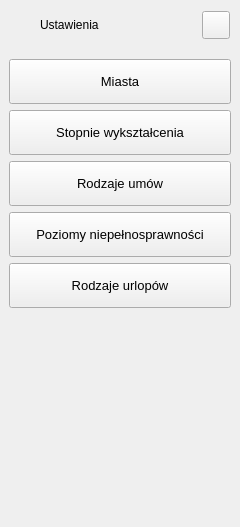
        <widget class="QFrame" name="extraLeftBox">
         <property name="minimumSize">
          <size>
           <width>0</width>
           <height>0</height>
          </size>
         </property>
         <property name="maximumSize">
          <size>
           <width>0</width>
           <height>16777215</height>
          </size>
         </property>
         <property name="frameShape">
          <enum>QFrame::NoFrame</enum>
         </property>
         <property name="frameShadow">
          <enum>QFrame::Raised</enum>
         </property>
         <layout class="QVBoxLayout" name="extraColumLayout">
          <property name="spacing">
           <number>0</number>
          </property>
          <property name="leftMargin">
           <number>0</number>
          </property>
          <property name="topMargin">
           <number>0</number>
          </property>
          <property name="rightMargin">
           <number>0</number>
          </property>
          <property name="bottomMargin">
           <number>0</number>
          </property>
          <item>
           <widget class="QFrame" name="extraTopBg">
            <property name="minimumSize">
             <size>
              <width>0</width>
              <height>50</height>
             </size>
            </property>
            <property name="maximumSize">
             <size>
              <width>16777215</width>
              <height>50</height>
             </size>
            </property>
            <property name="frameShape">
             <enum>QFrame::NoFrame</enum>
            </property>
            <property name="frameShadow">
             <enum>QFrame::Raised</enum>
            </property>
            <layout class="QVBoxLayout" name="verticalLayout_5">
             <property name="spacing">
              <number>0</number>
             </property>
             <property name="leftMargin">
              <number>0</number>
             </property>
             <property name="topMargin">
              <number>0</number>
             </property>
             <property name="rightMargin">
              <number>0</number>
             </property>
             <property name="bottomMargin">
              <number>0</number>
             </property>
             <item>
              <layout class="QGridLayout" name="extraTopLayout">
               <property name="leftMargin">
                <number>10</number>
               </property>
               <property name="rightMargin">
                <number>10</number>
               </property>
               <property name="horizontalSpacing">
                <number>10</number>
               </property>
               <property name="verticalSpacing">
                <number>0</number>
               </property>
               <item row="0" column="0">
                <widget class="QFrame" name="extraIcon">
                 <property name="minimumSize">
                  <size>
                   <width>20</width>
                   <height>0</height>
                  </size>
                 </property>
                 <property name="maximumSize">
                  <size>
                   <width>20</width>
                   <height>20</height>
                  </size>
                 </property>
                 <property name="frameShape">
                  <enum>QFrame::NoFrame</enum>
                 </property>
                 <property name="frameShadow">
                  <enum>QFrame::Raised</enum>
                 </property>
                </widget>
               </item>
               <item row="0" column="1">
                <widget class="QLabel" name="extraLabel">
                 <property name="minimumSize">
                  <size>
                   <width>150</width>
                   <height>0</height>
                  </size>
                 </property>
                 <property name="text">
                  <string>Ustawienia</string>
                 </property>
                </widget>
               </item>
               <item row="0" column="2">
                <widget class="QPushButton" name="extraCloseColumnBtn">
                 <property name="minimumSize">
                  <size>
                   <width>28</width>
                   <height>28</height>
                  </size>
                 </property>
                 <property name="maximumSize">
                  <size>
                   <width>28</width>
                   <height>28</height>
                  </size>
                 </property>
                 <property name="cursor">
                  <cursorShape>PointingHandCursor</cursorShape>
                 </property>
                 <property name="toolTip">
                  <string>Close left box</string>
                 </property>
                 <property name="text">
                  <string/>
                 </property>
                 <property name="icon">
                  <iconset resource="../../Modern_GUI_PyDracula_PySide6_or_PyQt6-master/resources.qrc">
                   <normaloff>:/icons/images/icons/icon_close.png</normaloff>:/icons/images/icons/icon_close.png</iconset>
                 </property>
                 <property name="iconSize">
                  <size>
                   <width>20</width>
                   <height>20</height>
                  </size>
                 </property>
                </widget>
               </item>
              </layout>
             </item>
            </layout>
           </widget>
          </item>
          <item>
           <widget class="QFrame" name="extraContent">
            <property name="frameShape">
             <enum>QFrame::NoFrame</enum>
            </property>
            <property name="frameShadow">
             <enum>QFrame::Raised</enum>
            </property>
            <layout class="QVBoxLayout" name="verticalLayout_12">
             <property name="spacing">
              <number>0</number>
             </property>
             <property name="leftMargin">
              <number>0</number>
             </property>
             <property name="topMargin">
              <number>0</number>
             </property>
             <property name="rightMargin">
              <number>0</number>
             </property>
             <property name="bottomMargin">
              <number>0</number>
             </property>
             <item alignment="Qt::AlignTop">
              <widget class="QFrame" name="extraTopMenu">
               <property name="baseSize">
                <size>
                 <width>0</width>
                 <height>0</height>
                </size>
               </property>
               <property name="frameShape">
                <enum>QFrame::NoFrame</enum>
               </property>
               <property name="frameShadow">
                <enum>QFrame::Raised</enum>
               </property>
               <layout class="QVBoxLayout" name="verticalLayout">
                <item>
                 <widget class="QPushButton" name="btn2_settings_cities">
                  <property name="sizePolicy">
                   <sizepolicy hsizetype="Expanding" vsizetype="Fixed">
                    <horstretch>0</horstretch>
                    <verstretch>0</verstretch>
                   </sizepolicy>
                  </property>
                  <property name="minimumSize">
                   <size>
                    <width>0</width>
                    <height>45</height>
                   </size>
                  </property>
                  <property name="font">
                   <font>
                    <pointsize>10</pointsize>
                    <italic>false</italic>
                    <bold>false</bold>
                   </font>
                  </property>
                  <property name="cursor">
                   <cursorShape>PointingHandCursor</cursorShape>
                  </property>
                  <property name="layoutDirection">
                   <enum>Qt::LeftToRight</enum>
                  </property>
                  <property name="styleSheet">
                   <string notr="true">background-image: url(:/icons/images/icons/cil-map.png);</string>
                  </property>
                  <property name="text">
                   <string>Miasta</string>
                  </property>
                 </widget>
                </item>
                <item>
                 <widget class="QPushButton" name="btn3_settings_education">
                  <property name="sizePolicy">
                   <sizepolicy hsizetype="Expanding" vsizetype="Fixed">
                    <horstretch>0</horstretch>
                    <verstretch>0</verstretch>
                   </sizepolicy>
                  </property>
                  <property name="minimumSize">
                   <size>
                    <width>0</width>
                    <height>45</height>
                   </size>
                  </property>
                  <property name="font">
                   <font>
                    <pointsize>10</pointsize>
                    <italic>false</italic>
                    <bold>false</bold>
                   </font>
                  </property>
                  <property name="cursor">
                   <cursorShape>PointingHandCursor</cursorShape>
                  </property>
                  <property name="layoutDirection">
                   <enum>Qt::LeftToRight</enum>
                  </property>
                  <property name="styleSheet">
                   <string notr="true">background-image: url(:/icons/images/icons/cil-layers.png);</string>
                  </property>
                  <property name="text">
                   <string>Stopnie wykształcenia</string>
                  </property>
                 </widget>
                </item>
                <item>
                 <widget class="QPushButton" name="btn4_settings_agreements">
                  <property name="sizePolicy">
                   <sizepolicy hsizetype="Expanding" vsizetype="Fixed">
                    <horstretch>0</horstretch>
                    <verstretch>0</verstretch>
                   </sizepolicy>
                  </property>
                  <property name="minimumSize">
                   <size>
                    <width>0</width>
                    <height>45</height>
                   </size>
                  </property>
                  <property name="font">
                   <font>
                    <pointsize>10</pointsize>
                    <italic>false</italic>
                    <bold>false</bold>
                   </font>
                  </property>
                  <property name="cursor">
                   <cursorShape>PointingHandCursor</cursorShape>
                  </property>
                  <property name="layoutDirection">
                   <enum>Qt::LeftToRight</enum>
                  </property>
                  <property name="styleSheet">
                   <string notr="true">background-image: url(:/icons/images/icons/cil-notes.png);</string>
                  </property>
                  <property name="text">
                   <string>Rodzaje umów</string>
                  </property>
                 </widget>
                </item>
                <item>
                 <widget class="QPushButton" name="btn5_settings_invalids">
                  <property name="sizePolicy">
                   <sizepolicy hsizetype="Expanding" vsizetype="Fixed">
                    <horstretch>0</horstretch>
                    <verstretch>0</verstretch>
                   </sizepolicy>
                  </property>
                  <property name="minimumSize">
                   <size>
                    <width>0</width>
                    <height>45</height>
                   </size>
                  </property>
                  <property name="font">
                   <font>
                    <pointsize>10</pointsize>
                    <italic>false</italic>
                    <bold>false</bold>
                   </font>
                  </property>
                  <property name="cursor">
                   <cursorShape>PointingHandCursor</cursorShape>
                  </property>
                  <property name="layoutDirection">
                   <enum>Qt::LeftToRight</enum>
                  </property>
                  <property name="styleSheet">
                   <string notr="true">background-image: url(:/icons/images/icons/cil-medical-cross.png);</string>
                  </property>
                  <property name="text">
                   <string>Poziomy niepełnosprawności</string>
                  </property>
                 </widget>
                </item>
                <item>
                 <widget class="QPushButton" name="btn6_settings_urlops">
                  <property name="sizePolicy">
                   <sizepolicy hsizetype="Expanding" vsizetype="Fixed">
                    <horstretch>0</horstretch>
                    <verstretch>0</verstretch>
                   </sizepolicy>
                  </property>
                  <property name="minimumSize">
                   <size>
                    <width>0</width>
                    <height>45</height>
                   </size>
                  </property>
                  <property name="font">
                   <font>
                    <pointsize>10</pointsize>
                    <italic>false</italic>
                    <bold>false</bold>
                   </font>
                  </property>
                  <property name="cursor">
                   <cursorShape>PointingHandCursor</cursorShape>
                  </property>
                  <property name="layoutDirection">
                   <enum>Qt::LeftToRight</enum>
                  </property>
                  <property name="styleSheet">
                   <string notr="true">background-image: url(:/icons/images/icons/cil-airplane-mode.png);</string>
                  </property>
                  <property name="text">
                   <string>Rodzaje urlopów</string>
                  </property>
                 </widget>
                </item>
               </layout>
              </widget>
             </item>
             <item>
              <widget class="QFrame" name="extraCenter">
               <property name="frameShape">
                <enum>QFrame::NoFrame</enum>
               </property>
               <property name="frameShadow">
                <enum>QFrame::Raised</enum>
               </property>
               <layout class="QVBoxLayout" name="verticalLayout_10">
                <item>
                 <widget class="QTextEdit" name="textEdit">
                  <property name="minimumSize">
                   <size>
                    <width>222</width>
                    <height>0</height>
                   </size>
                  </property>
                  <property name="styleSheet">
                   <string notr="true">background: transparent;</string>
                  </property>
                  <property name="frameShape">
                   <enum>QFrame::NoFrame</enum>
                  </property>
                  <property name="readOnly">
                   <bool>true</bool>
                  </property>
                  <property name="markdown">
                   <string/>
                  </property>
                  <property name="html">
                   <string>&lt;!DOCTYPE HTML PUBLIC &quot;-//W3C//DTD HTML 4.0//EN&quot; &quot;http://www.w3.org/TR/REC-html40/strict.dtd&quot;&gt;
&lt;html&gt;&lt;head&gt;&lt;meta name=&quot;qrichtext&quot; content=&quot;1&quot; /&gt;&lt;meta charset=&quot;utf-8&quot; /&gt;&lt;style type=&quot;text/css&quot;&gt;
p, li { white-space: pre-wrap; }
&lt;/style&gt;&lt;/head&gt;&lt;body style=&quot; font-family:'Segoe UI'; font-size:10pt; font-weight:400; font-style:normal;&quot;&gt;
&lt;p style=&quot;-qt-paragraph-type:empty; margin-top:0px; margin-bottom:0px; margin-left:0px; margin-right:0px; -qt-block-indent:0; text-indent:0px;&quot;&gt;&lt;br /&gt;&lt;/p&gt;&lt;/body&gt;&lt;/html&gt;</string>
                  </property>
                 </widget>
                </item>
               </layout>
              </widget>
             </item>
             <item>
              <widget class="QFrame" name="extraBottom">
               <property name="frameShape">
                <enum>QFrame::NoFrame</enum>
               </property>
               <property name="frameShadow">
                <enum>QFrame::Raised</enum>
               </property>
              </widget>
             </item>
            </layout>
           </widget>
          </item>
         </layout>
        </widget>
